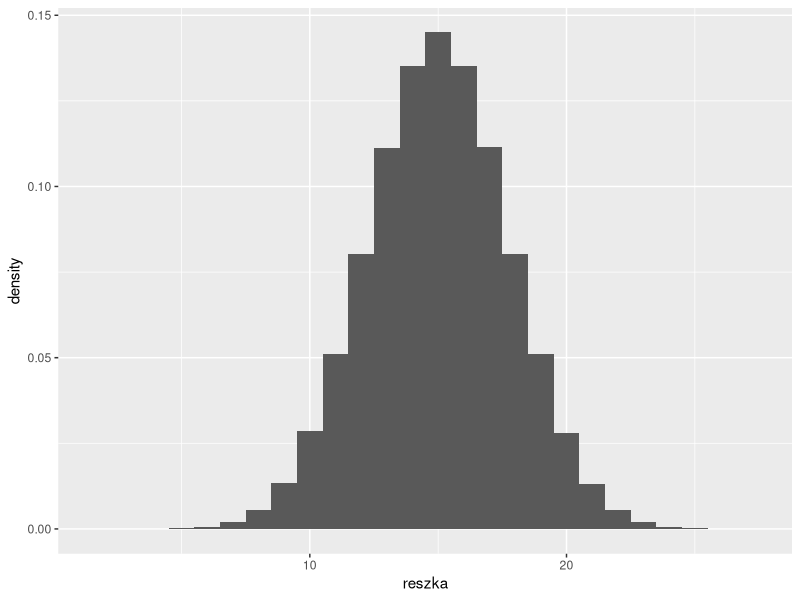
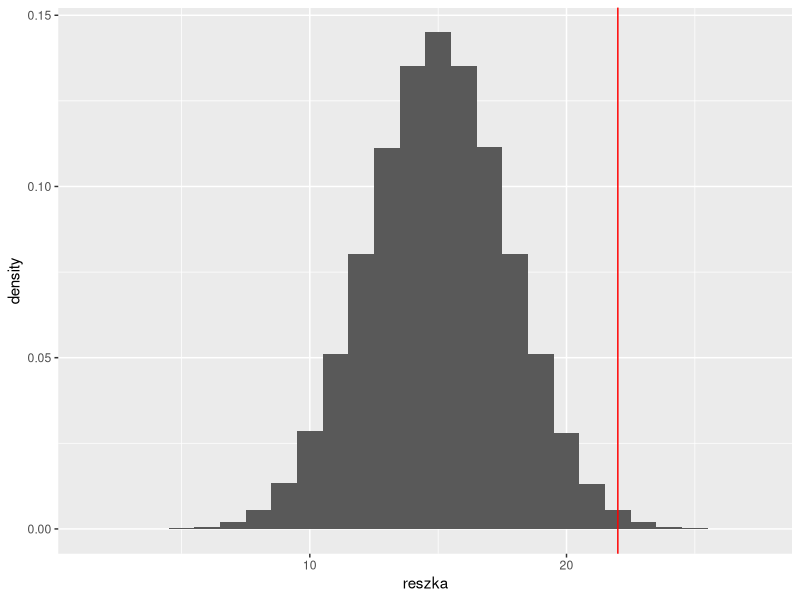

Reproduce these figures in R, in order.
## ---- chunk 1
#| message: false
df = data.frame(reszka = rbinom(1000000, 30, 0.5))
library(ggplot2)
ggplot(df, aes(reszka, y = ..density..)) + 
  geom_histogram(binwidth = 1)
## ---- chunk 2
ggplot(df, aes(reszka, y = ..density..)) + 
  geom_histogram(binwidth = 1) + 
  geom_vline(xintercept = 22, color = 'red')
## ---- chunk 3
prob = pbinom(21, 30, 0.5, lower.tail = FALSE)
prob
